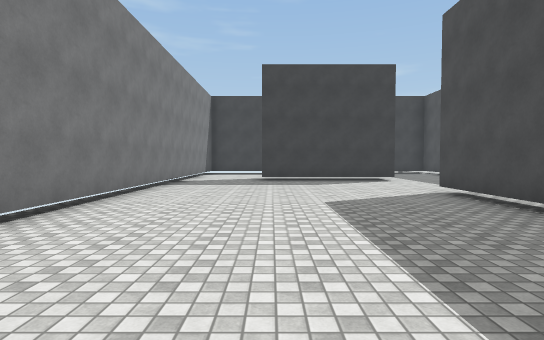
View 1 (above)

23 first-person views from a walk through a scene from a Unity 3-D project. The camera is 1.4 m above the floor, tilts 2° down and sees 80° across. The floor is counted in squares, 2 m on a side. Each view is taken from the middle of a square. On the plan, view 1 faces up. The plan holds only what a view shows up to about 10 squares ahead; the rest is blank. The player is left out. Surface patterns are stand-ins for the level's own textures.

View 2
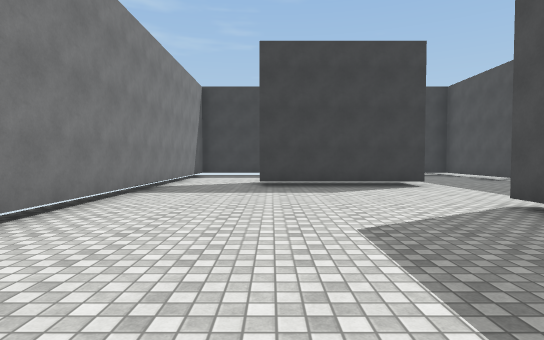

View 3
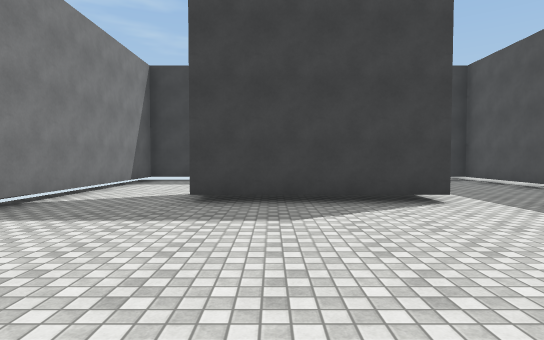

View 4
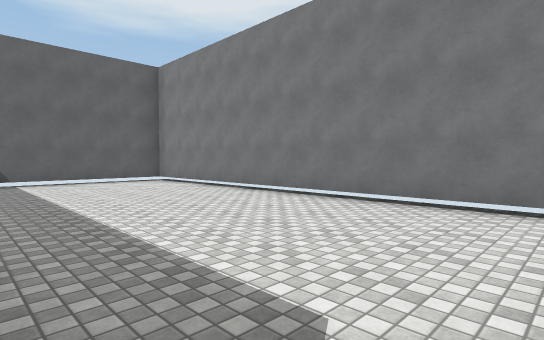

View 5
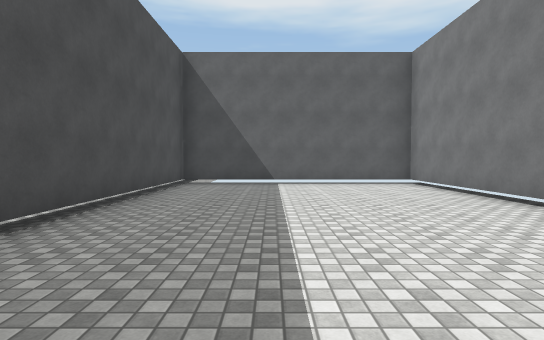

View 6
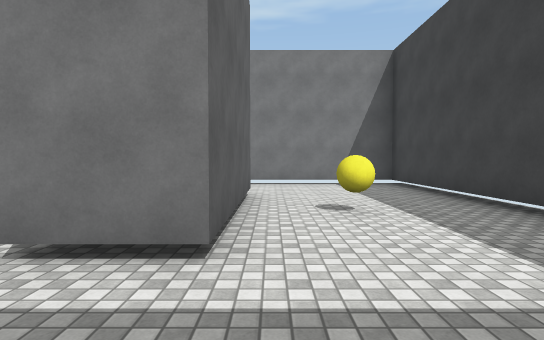

View 7
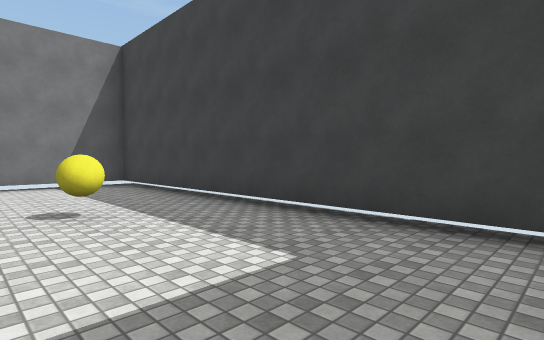

View 8
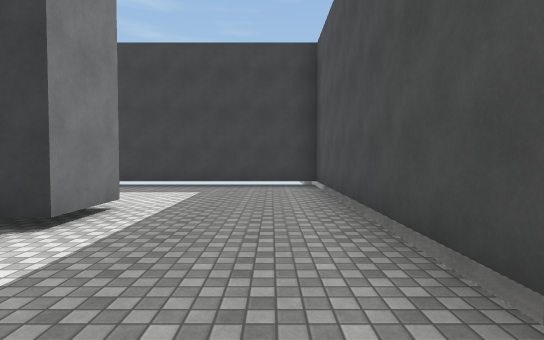

View 9
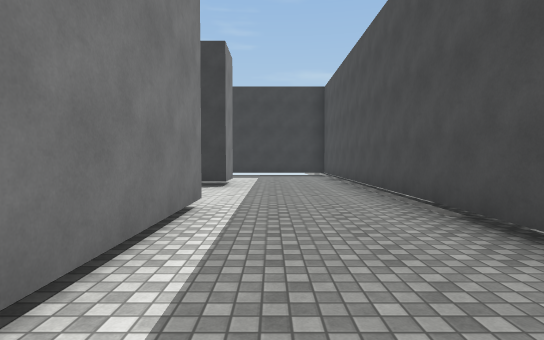

View 10
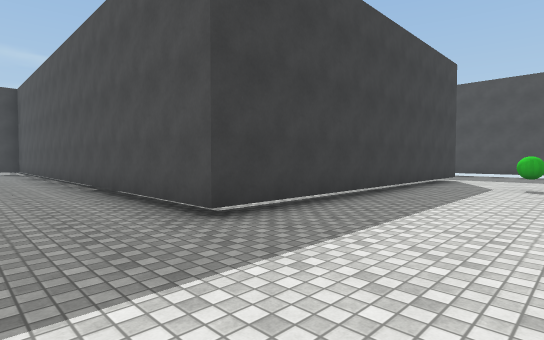

View 11
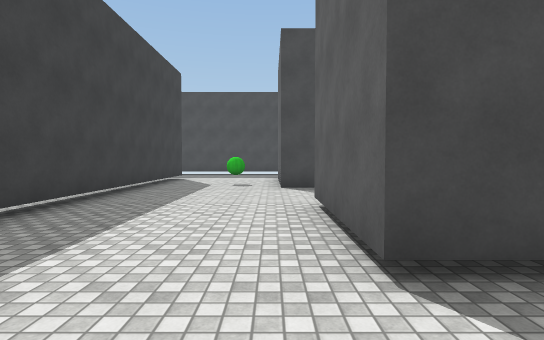

View 12
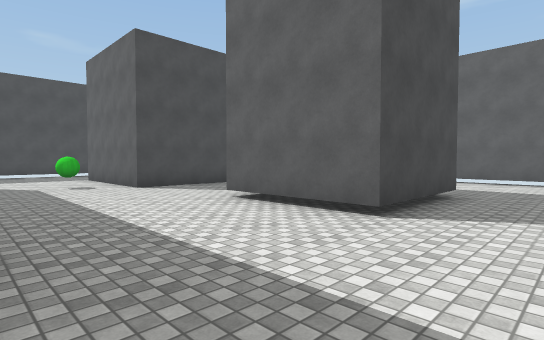

View 13
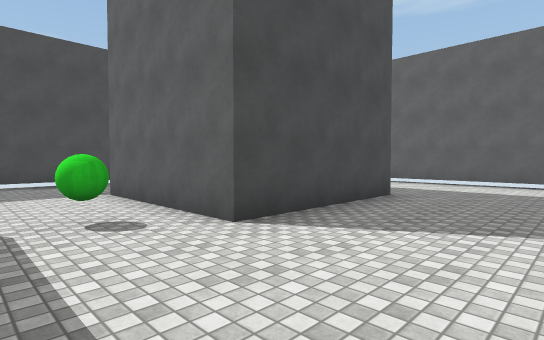

View 14
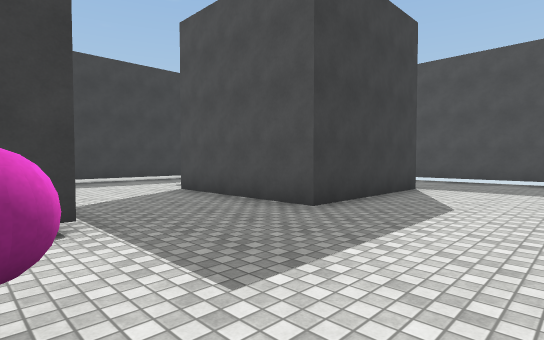

View 15
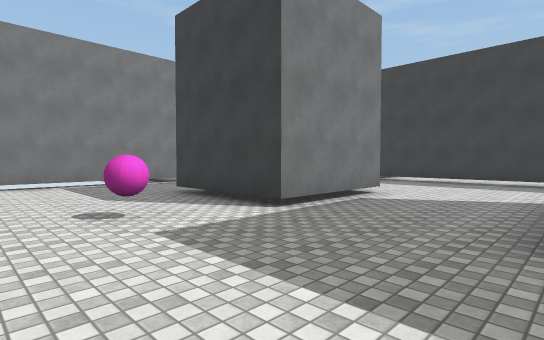

View 16
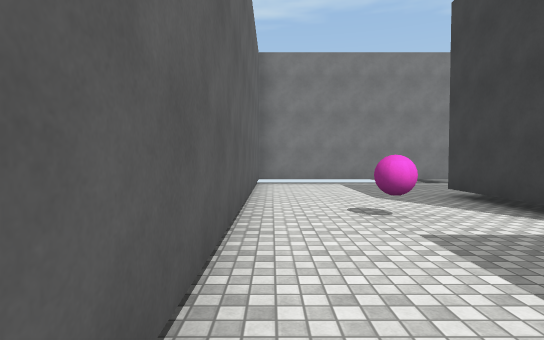

View 17
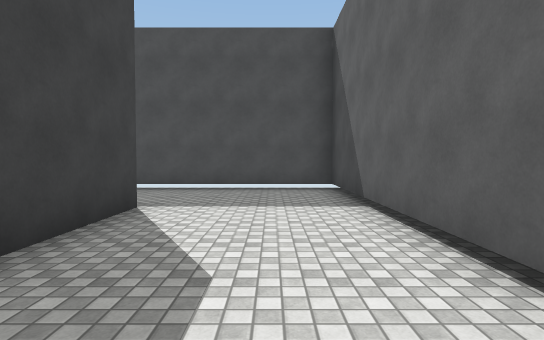

View 18
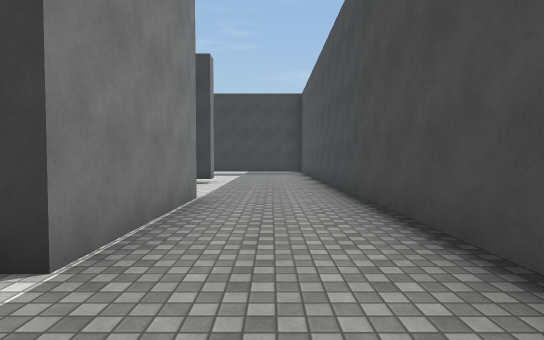

View 19
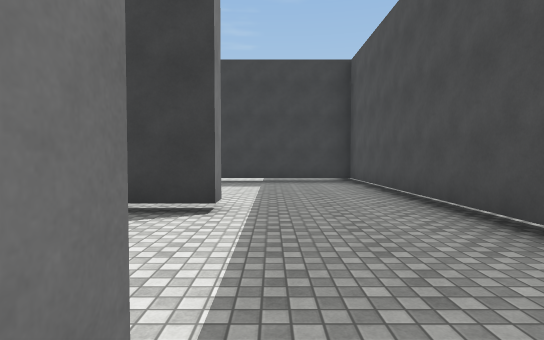

View 20
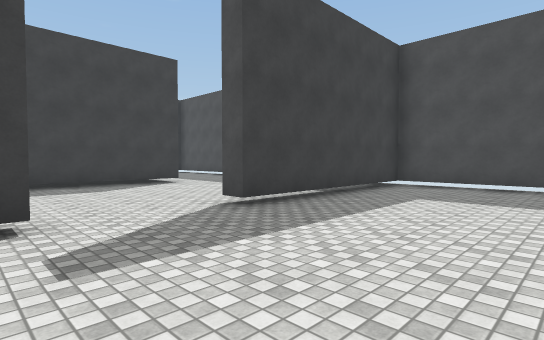

View 21
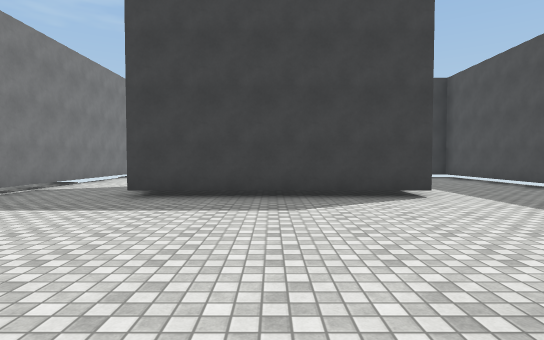

View 22
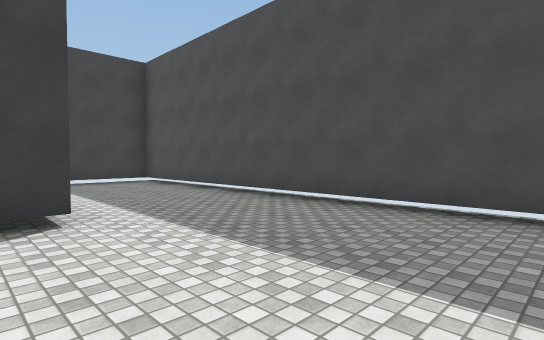

View 23
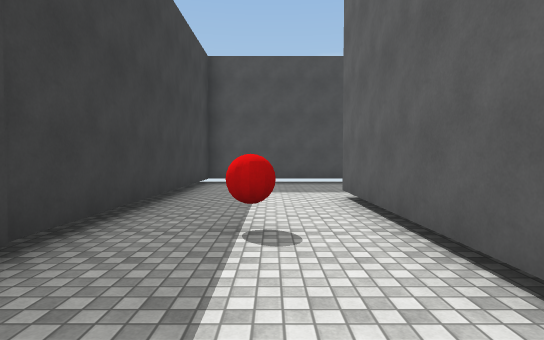

### Floor plan
Key: @ floor where view 1 was taken; # wall or solid block; . floor; B yellow ball; T thing the floor can be seen under or through; G green ball; P pink ball; R red ball.
Columns run from 3 left of view 1 to 20 right of it. Each row starts with its distance up from view 1.
 18                #########
 17               .........#
 16 ###########. ...R......#
 15 #.........#.. .........#
 14 #.........#..  #####...#
 13 #....B....#... #####...#
 12 #.........#...######...#
 11 #..####...# ...........#
 10 #.........# ...........#
  9 #.........#  ..........#
  8 #.........#   .........#
  7 #.........#   #...######
  6 #......#..#   .........#
  5 #......#..#   .........#
  4 #......#..#   .........#
  3 #......#..#   .........#
  2 #......#..T............#
  1 #......#..TTTTTT##TT...#
  0 #..@...#...............#
 -1 #......#.........G.....#
 -2 #......#...............#
 -3 #......#..###...####...#
 -4 ########..###...#  #...#
 -5        #..###...#  #...#
 -6        #........####...#
 -7        #....P..........#
 -8        #...............#
 -9        #...............#
-10        #################

Positions as (right, up) in squares from view 1, and headings:
1: (0, 0), facing up
2: (0, 2), facing up
3: (1, 5), facing up
4: (2, 6), facing down-left
5: (1, 5), facing down
6: (6, 12), facing left
7: (6, 12), facing up-left
8: (6, 7), facing up
9: (5, 2), facing up
10: (5, -2), facing up-right
11: (5, -2), facing right
12: (5, 1), facing down-right
13: (10, 0), facing down-right
14: (9, -9), facing up-right
15: (13, -9), facing up-left
16: (13, -9), facing left
17: (12, -8), facing right
18: (18, -8), facing up
19: (17, -3), facing up
20: (11, 3), facing up-right
21: (13, 6), facing up
22: (15, 8), facing up-right
23: (10, 16), facing right
